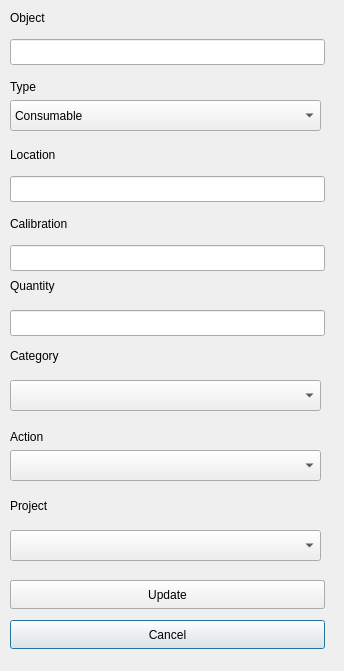
<?xml version="1.0" encoding="UTF-8"?>
<ui version="4.0">
 <class>Dialog</class>
 <widget class="QDialog" name="Dialog">
  <property name="geometry">
   <rect>
    <x>0</x>
    <y>0</y>
    <width>344</width>
    <height>671</height>
   </rect>
  </property>
  <property name="windowTitle">
   <string>Dialog</string>
  </property>
  <widget class="QLabel" name="label">
   <property name="geometry">
    <rect>
     <x>10</x>
     <y>2</y>
     <width>315</width>
     <height>31</height>
    </rect>
   </property>
   <property name="text">
    <string>Object</string>
   </property>
  </widget>
  <widget class="QLabel" name="label_2">
   <property name="geometry">
    <rect>
     <x>10</x>
     <y>71</y>
     <width>315</width>
     <height>31</height>
    </rect>
   </property>
   <property name="text">
    <string>Type</string>
   </property>
  </widget>
  <widget class="QLineEdit" name="calibrationText">
   <property name="geometry">
    <rect>
     <x>10</x>
     <y>245</y>
     <width>315</width>
     <height>26</height>
    </rect>
   </property>
  </widget>
  <widget class="QLineEdit" name="locationText">
   <property name="geometry">
    <rect>
     <x>10</x>
     <y>176</y>
     <width>315</width>
     <height>26</height>
    </rect>
   </property>
  </widget>
  <widget class="QLabel" name="label_5">
   <property name="geometry">
    <rect>
     <x>10</x>
     <y>208</y>
     <width>315</width>
     <height>31</height>
    </rect>
   </property>
   <property name="text">
    <string>Calibration</string>
   </property>
  </widget>
  <widget class="QLineEdit" name="objectText">
   <property name="geometry">
    <rect>
     <x>10</x>
     <y>39</y>
     <width>315</width>
     <height>26</height>
    </rect>
   </property>
  </widget>
  <widget class="QLabel" name="label_3">
   <property name="geometry">
    <rect>
     <x>10</x>
     <y>140</y>
     <width>315</width>
     <height>30</height>
    </rect>
   </property>
   <property name="text">
    <string>Location</string>
   </property>
  </widget>
  <widget class="QComboBox" name="TypeBox">
   <property name="geometry">
    <rect>
     <x>10</x>
     <y>100</y>
     <width>311</width>
     <height>31</height>
    </rect>
   </property>
   <item>
    <property name="text">
     <string>Consumable</string>
    </property>
   </item>
   <item>
    <property name="text">
     <string>Tooling</string>
    </property>
   </item>
  </widget>
  <widget class="QLabel" name="label_6">
   <property name="geometry">
    <rect>
     <x>10</x>
     <y>270</y>
     <width>315</width>
     <height>31</height>
    </rect>
   </property>
   <property name="text">
    <string>Quantity</string>
   </property>
  </widget>
  <widget class="QLineEdit" name="quantityText">
   <property name="geometry">
    <rect>
     <x>10</x>
     <y>310</y>
     <width>315</width>
     <height>26</height>
    </rect>
   </property>
  </widget>
  <widget class="QLabel" name="label_4">
   <property name="geometry">
    <rect>
     <x>10</x>
     <y>490</y>
     <width>315</width>
     <height>31</height>
    </rect>
   </property>
   <property name="text">
    <string>Project</string>
   </property>
  </widget>
  <widget class="QComboBox" name="projectBox">
   <property name="geometry">
    <rect>
     <x>10</x>
     <y>530</y>
     <width>311</width>
     <height>31</height>
    </rect>
   </property>
  </widget>
  <widget class="QPushButton" name="cancelButton">
   <property name="geometry">
    <rect>
     <x>10</x>
     <y>620</y>
     <width>315</width>
     <height>29</height>
    </rect>
   </property>
   <property name="cursor">
    <cursorShape>PointingHandCursor</cursorShape>
   </property>
   <property name="text">
    <string>Cancel</string>
   </property>
  </widget>
  <widget class="QPushButton" name="insertButton">
   <property name="geometry">
    <rect>
     <x>10</x>
     <y>580</y>
     <width>315</width>
     <height>29</height>
    </rect>
   </property>
   <property name="cursor">
    <cursorShape>PointingHandCursor</cursorShape>
   </property>
   <property name="text">
    <string>Insert</string>
   </property>
  </widget>
  <widget class="QLabel" name="label_7">
   <property name="geometry">
    <rect>
     <x>10</x>
     <y>421</y>
     <width>315</width>
     <height>31</height>
    </rect>
   </property>
   <property name="text">
    <string>Action</string>
   </property>
  </widget>
  <widget class="QComboBox" name="actionBox">
   <property name="geometry">
    <rect>
     <x>10</x>
     <y>450</y>
     <width>311</width>
     <height>31</height>
    </rect>
   </property>
  </widget>
  <widget class="QComboBox" name="categoryBox">
   <property name="geometry">
    <rect>
     <x>10</x>
     <y>380</y>
     <width>311</width>
     <height>31</height>
    </rect>
   </property>
  </widget>
  <widget class="QLabel" name="label_8">
   <property name="geometry">
    <rect>
     <x>10</x>
     <y>340</y>
     <width>315</width>
     <height>31</height>
    </rect>
   </property>
   <property name="text">
    <string>Category</string>
   </property>
  </widget>
  <widget class="QPushButton" name="updateButton">
   <property name="enabled">
    <bool>true</bool>
   </property>
   <property name="geometry">
    <rect>
     <x>10</x>
     <y>580</y>
     <width>315</width>
     <height>29</height>
    </rect>
   </property>
   <property name="cursor">
    <cursorShape>PointingHandCursor</cursorShape>
   </property>
   <property name="text">
    <string>Update</string>
   </property>
  </widget>
 </widget>
 <resources/>
 <connections/>
</ui>
